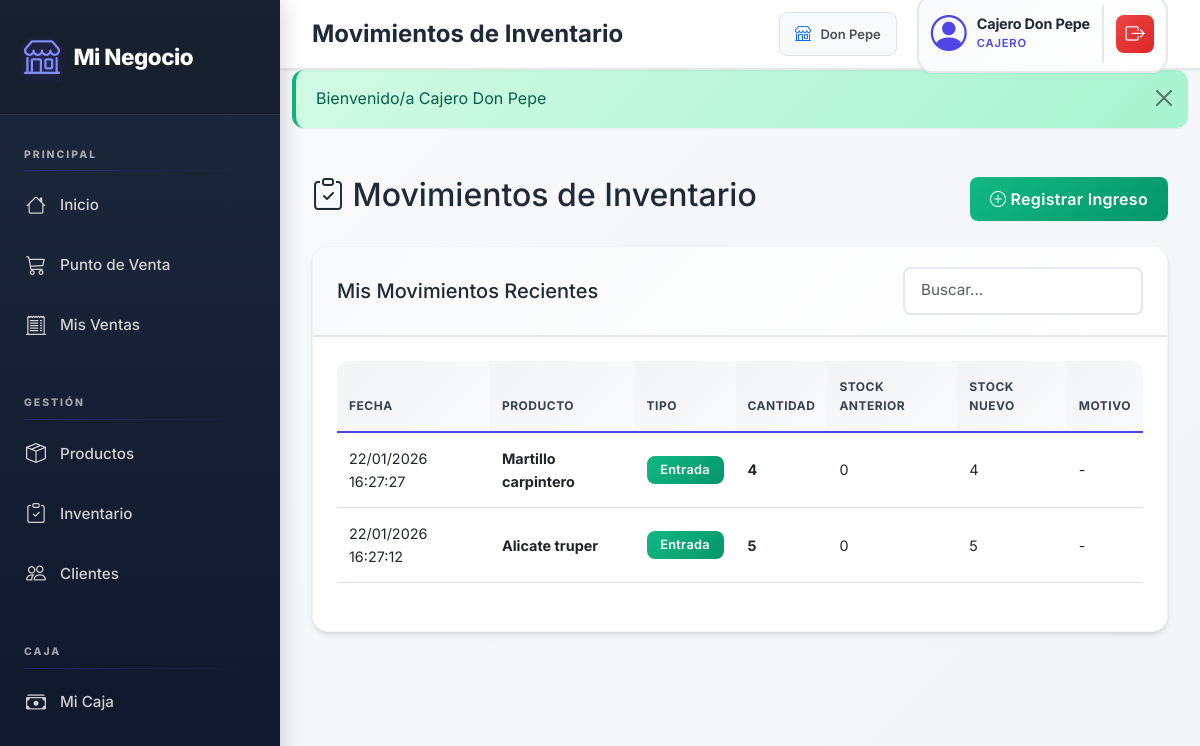
The page /views/cajero/inventario.php (signed in) on the database its author committed.
### tables this page shows
CREATE TABLE `movimientos_inventario` (
  `id` int(11) NOT NULL,
  `tienda_id` int(11) NOT NULL,
  `producto_id` int(11) NOT NULL,
  `usuario_id` int(11) NOT NULL,
  `tipo` enum('ENTRADA','SALIDA','AJUSTE') NOT NULL,
  `cantidad` int(11) NOT NULL,
  `stock_anterior` int(11) NOT NULL,
  `stock_nuevo` int(11) NOT NULL,
  `motivo` varchar(255) DEFAULT NULL,
  `costo_unitario` decimal(10,2) DEFAULT NULL,
  `created_at` timestamp NOT NULL DEFAULT current_timestamp()
);

CREATE TABLE `productos` (
  `id` int(11) NOT NULL,
  `tienda_id` int(11) NOT NULL,
  `categoria_id` int(11) DEFAULT NULL,
  `unidad_medida_id` int(11) DEFAULT NULL,
  `nombre` varchar(100) NOT NULL,
  `descripcion` text DEFAULT NULL,
  `codigo_barra` varchar(50) DEFAULT NULL,
  `precio_compra` decimal(10,2) NOT NULL DEFAULT 0.00,
  `precio_venta` decimal(10,2) NOT NULL,
  `stock_minimo` int(11) NOT NULL DEFAULT 0,
  `stock_actual` int(11) NOT NULL DEFAULT 0,
  `activo` tinyint(1) NOT NULL DEFAULT 1,
  `aplica_igv` tinyint(1) NOT NULL DEFAULT 1,
  `created_at` timestamp NOT NULL DEFAULT current_timestamp(),
  `updated_at` timestamp NOT NULL DEFAULT current_timestamp() ON UPDATE current_timestamp()
);

### config/config.php (called while the page is built, shortened)
<?php
function formatDate($date) {
    return date('d/m/Y H:i:s', strtotime($date));
}
function e($value) {
    return htmlspecialchars((string)$value, ENT_QUOTES, 'UTF-8');
}

### views/cajero/inventario.php (the view, shortened to what this page needs)
<?php
require_once '../../config/config.php';
include '../layouts/header.php';
$db = Database::getInstance()->getConnection();
$stmt = $db->prepare("
    SELECT m.*, p.nombre as producto, u.nombre as usuario
    FROM movimientos_inventario m
    INNER JOIN productos p ON m.producto_id = p.id
    INNER JOIN usuarios u ON m.usuario_id = u.id
    WHERE m.usuario_id = :usuario_id
    ORDER BY m.created_at DESC
    LIMIT 50
");
$stmt->execute(['usuario_id' => $_SESSION['user_id']]);
$movimientos = $stmt->fetchAll();
?>
<div class="row">
    <div class="col-12">
        <div class="d-flex justify-content-between align-items-center mb-4">
            <h2><i class="bi bi-clipboard-check"></i> Movimientos de Inventario</h2>
            <button type="button" class="btn btn-success" data-bs-toggle="modal" data-bs-target="#modalMovimiento">
                <i class="bi bi-plus-circle"></i> Registrar Ingreso
            </button>
        </div>
    </div>
</div>
<div class="row">
    <div class="col-12">
        <div class="card">
            <div class="card-header">
                <div class="d-flex justify-content-between align-items-center">
                    <h5 class="mb-0">Mis Movimientos Recientes</h5>
                    <input type="text" class="form-control form-control-sm" id="buscarMovimientos"
                           placeholder="Buscar..." style="max-width: 240px;">
                </div>
            </div>
            <div class="card-body">
                <div class="table-responsive">
                    <table class="table table-hover" id="tablaMovimientos">
                        <thead>
                            <tr>
                                <th>Fecha</th>
                                <th>Producto</th>
                                <th>Tipo</th>
                                <th>Cantidad</th>
                                <th>Stock Anterior</th>
                                <th>Stock Nuevo</th>
                                <th>Motivo</th>
                            </tr>
                        </thead>
                        <tbody>
                            <?php foreach ($movimientos as $mov): ?>
                            <tr>
                                <td><?php echo e(formatDate($mov['created_at'])); ?></td>
                                <td><strong><?php echo e($mov['producto']); ?></strong></td>
                                <td>
                                    <?php if ($mov['tipo'] === 'ENTRADA'): ?>
                                        <span class="badge bg-success">Entrada</span>
                                    <?php elseif ($mov['tipo'] === 'SALIDA'): ?>
                                        <span class="badge bg-warning">Salida</span>
                                    <?php else: ?>
                                        <span class="badge bg-info">Ajuste</span>
                                    <?php endif; ?>
                                </td>
                                <td><strong><?php echo e($mov['cantidad']); ?></strong></td>
                                <td><?php echo e($mov['stock_anterior']); ?></td>
                                <td><?php echo e($mov['stock_nuevo']); ?></td>
                                <td><?php echo e($mov['motivo'] ?: '-'); ?></td>
                            </tr>
                            <?php endforeach; ?>
                        </tbody>
                    </table>
                </div>
            </div>
        </div>
    </div>
</div>
<?php
include '../layouts/footer.php';
?>

### assets/css/style.css (style rules this page uses)
:root { --primary-color: #4F46E5; --primary-dark: #4338CA; --primary-light: #818CF8; --secondary-color: #64748B; --success-color: #10B981; --danger-color: #EF4444; --warning-color: #F59E0B; --info-color: #3B82F6; --gray-50: #F9FAFB; --gray-100: #F3F4F6; --gray-200: #E5E7EB; --gray-300: #D1D5DB; --gray-600: #4B5563; --gray-700: #374151; --gray-800: #1F2937; --gray-900: #111827; --font-primary: 'Inter', -apple-system, BlinkMacSystemFont, 'Segoe UI', sans-serif; --font-mono: 'JetBrains Mono', 'Courier New', monospace; --spacing-xs: 0.25rem; --spacing-sm: 0.5rem; --spacing-md: 1rem; --spacing-lg: 1.5rem; --spacing-xl: 2rem; --radius-sm: 0.375rem; --radius-md: 0.5rem; --radius-lg: 0.75rem; --radius-xl: 1rem; --shadow-sm: 0 1px 2px 0 rgba(0, 0, 0, 0.05); --shadow-md: 0 4px 6px -1px rgba(0, 0, 0, 0.1), 0 2px 4px -1px rgba(0, 0, 0, 0.06); --shadow-lg: 0 10px 15px -3px rgba(0, 0, 0, 0.1), 0 4px 6px -2px rgba(0, 0, 0, 0.05); --shadow-xl: 0 20px 25px -5px rgba(0, 0, 0, 0.1), 0 10px 10px -5px rgba(0, 0, 0, 0.04); }
* { margin: 0; padding: 0; box-sizing: border-box; }
body { font-family: var(--font-primary); background: linear-gradient(135deg, var(--gray-50) 0%, var(--gray-100) 100%); background-attachment: fixed; color: var(--gray-800); line-height: 1.6; min-height: 100vh; overflow-x: hidden; -webkit-font-smoothing: antialiased; -moz-osx-font-smoothing: grayscale; }
.card { border: none; border-radius: var(--radius-xl); box-shadow: var(--shadow-md); transition: all 0.3s cubic-bezier(0.4, 0, 0.2, 1); background: white; overflow: hidden; border: 1px solid var(--gray-100); }
.card-header { background: linear-gradient(135deg, var(--gray-50) 0%, white 100%); border-bottom: 2px solid var(--gray-200); font-weight: 700; padding: 1.25rem 1.5rem; font-size: 1.1rem; color: var(--gray-800); }
.card-body { padding: 1.5rem; }
.btn { border-radius: var(--radius-md); font-weight: 600; padding: 0.625rem 1.25rem; transition: all 0.3s ease; border: none; box-shadow: var(--shadow-sm); letter-spacing: 0.3px; }
.btn-success { background: linear-gradient(135deg, #10B981 0%, #059669 100%); }
.table { font-size: 0.9rem; }
.table thead th { background: linear-gradient(135deg, var(--gray-100) 0%, var(--gray-50) 100%); border-bottom: 2px solid var(--primary-color); font-weight: 700; text-transform: uppercase; font-size: 0.75rem; color: var(--gray-700); letter-spacing: 0.5px; padding: 1rem 0.75rem; }
.table tbody tr { transition: all 0.2s ease; }
.table tbody td { padding: 0.875rem 0.75rem; vertical-align: middle; }
.table-responsive { border-radius: var(--radius-lg); overflow-x: auto; overflow-y: hidden; -webkit-overflow-scrolling: touch; }
.table-responsive > table { min-width: 600px; }
.badge { font-weight: 600; padding: 0.45rem 0.85rem; border-radius: var(--radius-md); letter-spacing: 0.3px; font-size: 0.8rem; }
.badge.bg-success { background: linear-gradient(135deg, #10B981 0%, #059669 100%) !important; }
.form-control, .form-select { border: 2px solid var(--gray-200); border-radius: var(--radius-md); padding: 0.65rem 1rem; transition: all 0.3s ease; font-size: 0.95rem; }
.bg-success { background: linear-gradient(135deg, #10B981 0%, #059669 100%) !important; color: white !important; }

### rows shown on the page
movimientos_inventario: created_at "22/01/2026 16:27:27", producto.nombre "Martillo carpintero", tipo "Entrada", cantidad "4", stock_anterior "0", stock_nuevo "4", motivo "-"
movimientos_inventario: created_at "22/01/2026 16:27:12", producto.nombre "Alicate truper", tipo "Entrada", cantidad "5", stock_anterior "0", stock_nuevo "5", motivo "-"

### other values the page prints
$page_title "Movimientos de Inventario"
getTiendaNombre() "Don Pepe"
$_SESSION['nombre'] "Cajero Don Pepe"
$_SESSION['rol'] "CAJERO"
$flash['message'] "Bienvenido/a Cajero Don Pepe"
